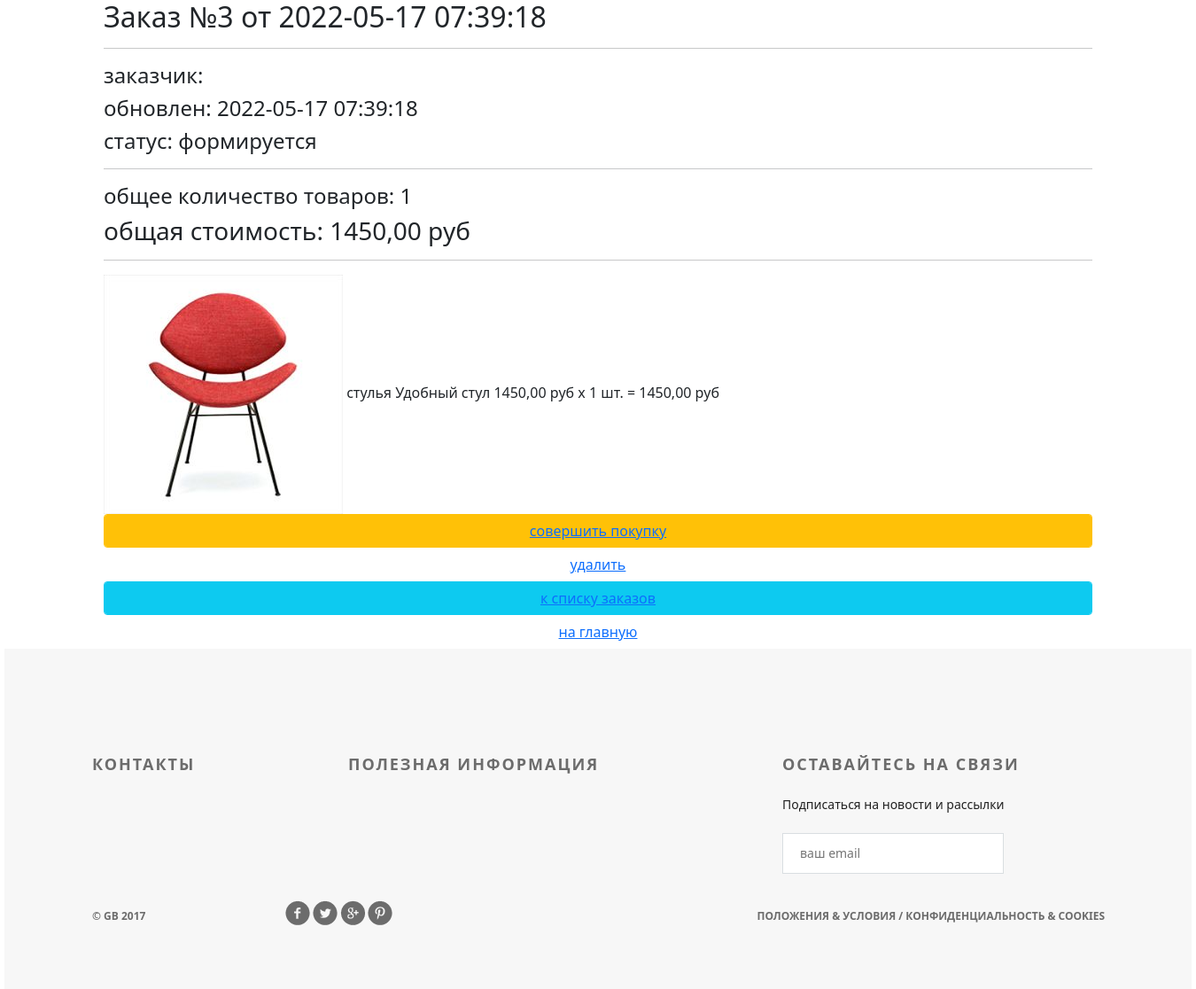
/orders/read/3/, run on the app's committed database.
### ordersapp/models.py (models this page shows, shortened)
class Order(models.Model):
    FORMING = 'FM'
    SENT_TO_PROCEED = 'STP'
    PROCEEDED = 'PRD'
    PAID = 'PD'
    READY = 'RDY'
    CANCEL = 'CNC'
    ORDER_STATUSES_CHOICES = (
        (FORMING, 'формируется'),
        (SENT_TO_PROCEED, 'отправлен на обработку'),
        (PROCEEDED, 'обрабатывается'),
        (PAID, 'оплачен'),
        (READY, 'готов к выдаче'),
        (CANCEL, 'отменен'),
    )
    user = models.ForeignKey(
        settings.AUTH_USER_MODEL,
        on_delete=models.CASCADE,
    )
    created = models.DateTimeField(verbose_name='создан', auto_now_add=True)
    updated = models.DateTimeField(verbose_name='изменен', auto_now=True)
    status = models.CharField(
        verbose_name='статус',
        max_length=3,
        choices=ORDER_STATUSES_CHOICES,
        default=FORMING,
    )
    is_active = models.BooleanField(verbose_name='активен', default=True)
    class Meta:
        ordering = ('-created',)
        verbose_name = 'заказ'
        verbose_name_plural = 'заказы'
    def get_total_quantity(self):
        items = self.orderitems.select_related()
        return sum(list(map(lambda x: x.quantity, items)))
    def get_total_cost(self):
        items = self.orderitems.select_related()
        return sum(list(map(lambda x: x.quantity * x.product.price, items)))

class OrderItem(models.Model):
    objects = OrderItemQuerySet.as_manager()
    order = models.ForeignKey(
        Order,
        related_name="orderitems",
        on_delete=models.CASCADE,
    )
    product = models.ForeignKey(
        Product,
        verbose_name='продукт',
        on_delete=models.CASCADE,
    )
    quantity = models.PositiveIntegerField(
        verbose_name='колличество',
        default=0
    )
    def get_product_cost(self):
        return self.product.price * self.quantity

### mainapp/models.py (models this page shows, shortened)
class Product(models.Model):
    category = models.ForeignKey(
        ProductCategory,
        on_delete=models.CASCADE
    )
    name = models.CharField(
        verbose_name='имя продукт',
        max_length=128
    )
    image = models.ImageField(
        upload_to='products_images',
        blank=True
    )
    short_desc = models.CharField(
        verbose_name='краткое описание',
        max_length=60,
        blank=True
    )
    description = models.TextField(
        verbose_name='описание',
        blank=True
    )
    price = models.DecimalField(
        verbose_name='цена',
        max_digits=8,
        decimal_places=2,
        default=0
    )
    quantity = models.PositiveIntegerField(
        verbose_name='количество на складе',
        default=0
    )
    is_active = models.BooleanField(
        verbose_name='активна',
        default=True
    )

class ProductCategory(models.Model):
    name = models.CharField(
        verbose_name='имя',
        max_length=64,
        unique=True
    )
    description = models.TextField(
        verbose_name='описание',
        blank=True
    )
    is_active = models.BooleanField(
        verbose_name='активна',
        default=True
    )

### ordersapp/views.py (the view)
# urls.py: path('read/<int:pk>/', ordersapp.OrderRead.as_view(), name='order_read'),
class OrderRead(DetailView):
    model = Order
    extra_context = {'title': 'заказы/просмотр'}

### mainapp/context_processors.py (called while the page is built)
def basket(request):
    print(f'context processor basket works')
    basket = []
    if request.user.is_authenticated:
        basket = Basket.objects.filter(user=request.user)
    return {
        'basket': basket,
    }

### ordersapp/templates/ordersapp/order_detail.html
{% extends "geekshop/base.html" %}
{% load static %}
{% block content %}
   {% include 'ordersapp/includes/inc_order_summary.html' %}
   <div class="basket_list">
       {% for item in object.orderitems.select_related %}
           <div class="basket_record">
               <img src="{{ item.product.image }}"
                    alt="{{ item.product.short_desc }}">
               <span class="category_name">
                   {{ item.product.category.name }}
               </span>
               <span class="product_name">{{ item.product.name }}</span>
               <span class="product_price">
                   {{ item.product.price }}&nbspруб
               </span>
               <span class="product_quantitiy">
                   x {{ item.quantity }} шт.
               </span>
               <span class="product_cost">
                    = {{ item.get_product_cost }}&nbspруб
               </span>
           </div>
       {% endfor %}
   </div>
   {% include 'ordersapp/includes/inc_order_actions.html' %}
{% endblock %}

### ordersapp/templates/ordersapp/includes/inc_order_summary.html (shortened to what this page needs)
{% if object %}
   <div class="h2">Заказ №{{ object.pk }} от {{ object.created|date:"Y-m-d H:i:s" }}</div>
   <hr>
   <div class="h4">заказчик: {{ user.last_name }} {{ user.first_name }} </div>
   <div class="h4">обновлен: {{ object.updated|date:"Y-m-d H:i:s" }}</div>
   <div class="h4">cтатус: {{ object.get_status_display }}</div>
   <hr>
   <div class="h4">
       общее количество товаров: <span class="order_total_quantity">{{ object.get_total_quantity }}</span>
   </div>
   <div class="h3">
       общая стоимость: <span class="order_total_cost">{{ object.get_total_cost }}</span> руб
   </div>
{% endif %}
<hr>

### geekshop/static/geekshop/style.css (style rules this page uses)
* { margin: 0; padding: 0; }
body { font-family: 'Montserrat', sans-serif; }
html, body { height: 100%; }

### data on the page
Order: updated "2022-05-17 07:39:18", status "формируется", get_total_quantity "1", get_total_cost "1450,00"
OrderItem: product.image (picture), product.category.name "стулья", product.name "Удобный стул", product.price "1450,00", quantity "1", get_product_cost "1450,00"
